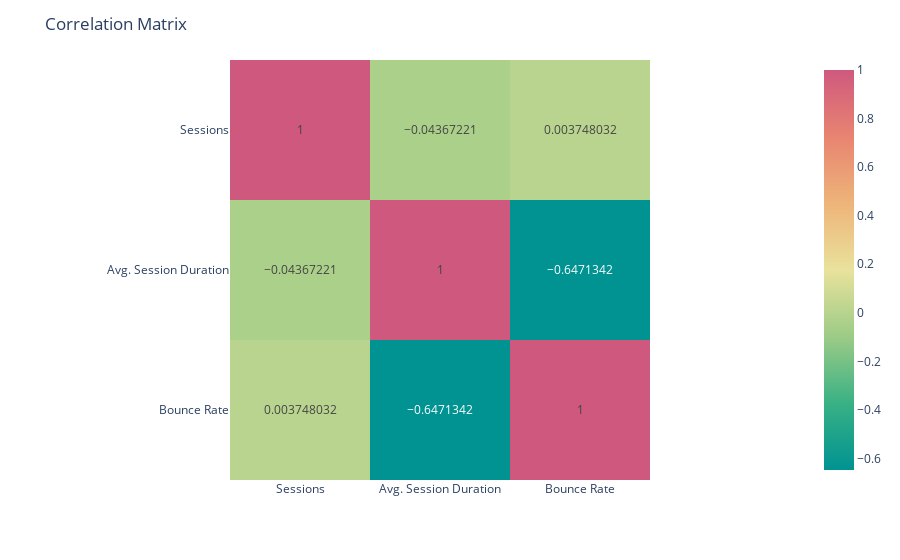

Write notebook code for a chart like this one.
### Code cell
correlationMatrix = dataWithoutCid.corr()
correlationFig = px.imshow(correlationMatrix,text_auto = True,color_continuous_scale = 'Temps')
correlationFig.update_layout(title='Correlation Matrix')
correlationFig.show()

### Figure 1 — Plotly figure (JSON) as saved in the notebook; plotly's stock layout.template omitted (floating-point values rounded to 4 significant figures)
{"data": [{"coloraxis": "coloraxis", "hovertemplate": "x: %{x}<br>y: %{y}<br>color: %{z}<extra></extra>", "name": "0", "texttemplate": "%{z}", "type": "heatmap", "x": ["Sessions", "Avg. Session Duration", "Bounce Rate"], "xaxis": "x", "y": ["Sessions", "Avg. Session Duration", "Bounce Rate"], "yaxis": "y", "z": [[1, -0.04367, 0.003748], [-0.04367, 1, -0.6471], [0.003748, -0.6471, 1]]}], "layout": {"coloraxis": {"colorscale": [[0, "rgb(0, 147, 146)"], [0.1667, "rgb(57, 177, 133)"], [0.3333, "rgb(156, 203, 134)"], [0.5, "rgb(233, 226, 156)"], [0.6667, "rgb(238, 180, 121)"], [0.8333, "rgb(232, 132, 113)"], [1, "rgb(207, 89, 126)"]]}, "margin": {"t": 60}, "title": {"text": "Correlation Matrix"}, "xaxis": {"anchor": "y", "constrain": "domain", "domain": [0, 1], "scaleanchor": "y"}, "yaxis": {"anchor": "x", "autorange": "reversed", "constrain": "domain", "domain": [0, 1]}}}
